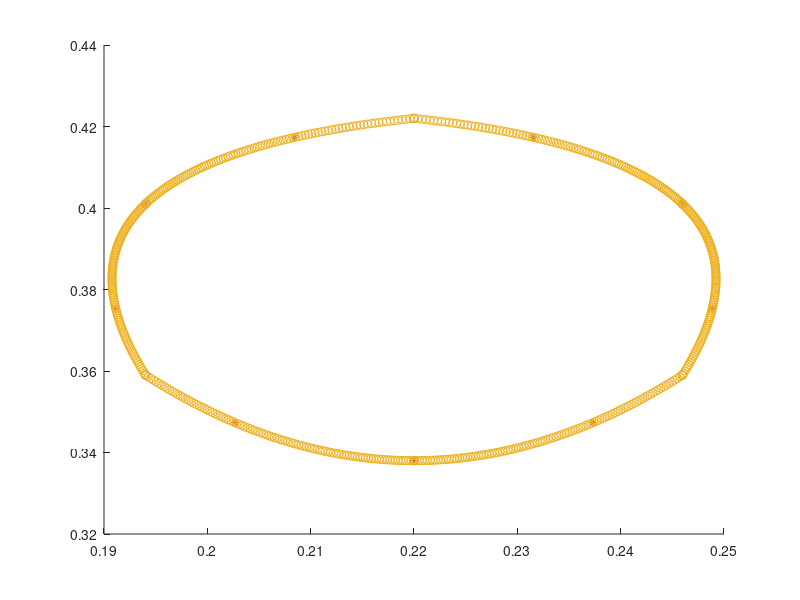

MATLAB code to generate this figure:
figure()
DTHETA = pi / 3;
RR = 0.03;
capper = 1.4;
R = 0.22;
Z = 0.38;

for j = 1:6

    THETA = pi / 2.0 - DTHETA * (j - 1); % CCSでの積分は、時計回り
    RCCS(j) = R + RR * cos(THETA + asin(0) * sin(THETA));
    ZCCS(j) = Z + capper * RR * sin(THETA);
end

scatter(RCCS, ZCCS, 'o')
hold on

I = 1:3;
NCCS = 6;

RCCS(NCCS + 1) = RCCS(1);
ZCCS(NCCS + 1) = ZCCS(1);

RCCN(3 * I - 2) = (5 .* RCCS(2 * I - 1) + 5 .* RCCS(2 * I) - RCCS(2 * I + 1)) / 9;
ZCCN(3 * I - 2) = (5 .* ZCCS(2 * I - 1) + 5 .* ZCCS(2 * I) - ZCCS(2 * I + 1)) / 9;
RCCN(3 * I - 1) = RCCS(2 * I);
ZCCN(3 * I - 1) = ZCCS(2 * I);
RCCN(3 * I) = (5 .* RCCS(2 * I + 1) + 5 .* RCCS(2 * I) - RCCS(2 * I - 1)) / 9;
ZCCN(3 * I) = (5 .* ZCCS(2 * I + 1) + 5 .* ZCCS(2 * I) - ZCCS(2 * I - 1)) / 9;


% polarscatter(cos(THETA + 0 * sin(THETA)), j)
scatter(RCCN, ZCCN, '*')
% xlim([0, 0.9]);
% ylim([-1, 1]);
hold on

%  Draw a fine curve to express the shape of CCS
MAXG = 200;
GMAX = MAXG;
DEL = 2.0 / GMAX;

count = 1;

for I = 1:3

    for J = 1:MAXG + 1
        CJM1 = J - 1;
        GII = -1.0 + DEL * CJM1;
        F1 = GII * (GII - 1.0D0) * 0.5;
        F2 = 1.0D0 - GII^2;
        F3 = GII * (GII + 1.0D0) * 0.5;
        RGI(count) = RCCS(2 * I - 1) * F1 + RCCS(2 * I) * F2 + RCCS(2 * I + 1) * F3;
        ZGI(count) = ZCCS(2 * I - 1) * F1 + ZCCS(2 * I) * F2 + ZCCS(2 * I + 1) * F3;
        count = count + 1;

    end

end

scatter(RGI, ZGI);